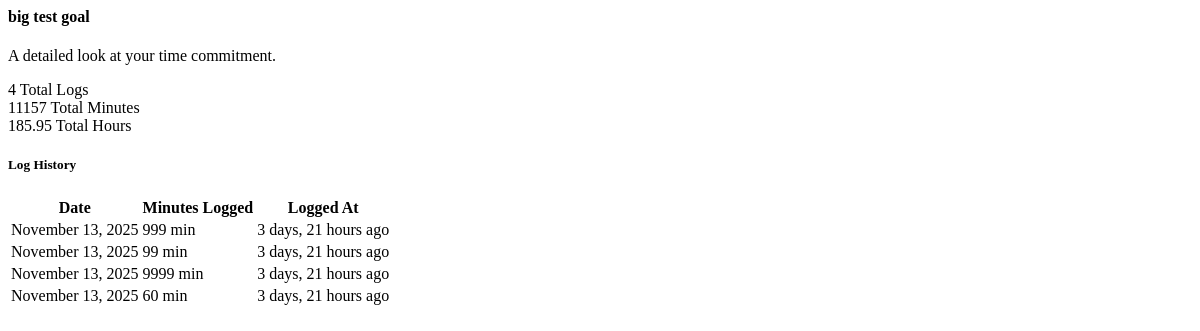
/dashboard/goals/2/reflection/ (signed in), run on an earlier commit of the app's database.
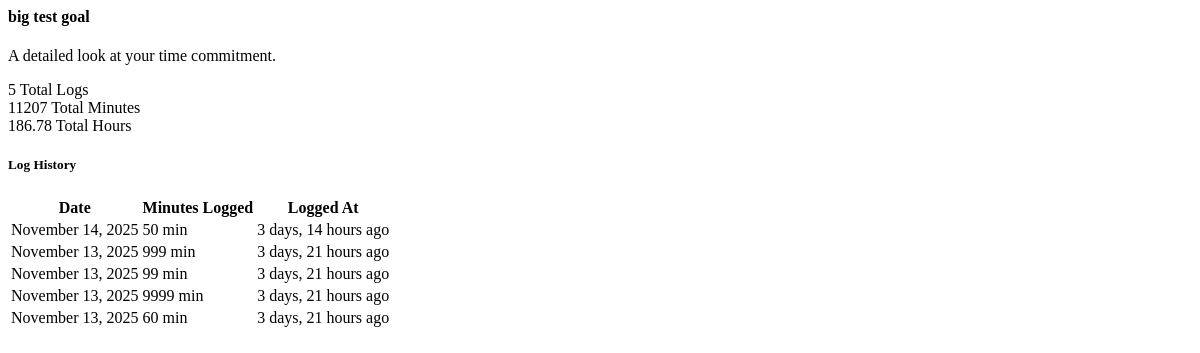
And on a later commit of the database.
### dashboard/models.py (models this page shows, shortened)
class BaseTimeLog(models.Model):
    log_date = models.DateField(default=timezone.now)
    minutes = models.IntegerField(
        validators=[MinValueValidator(1)],
        help_text="Time spent in minutes for this log"
    )
    notes = models.TextField(blank=True, null=True, help_text="Optional notes for this log")
    created_at = models.DateTimeField(auto_now_add=True)
    class Meta:
        abstract = True # This makes it a template
        ordering = ['-log_date', '-created_at']

class PersonalTimeLog(BaseTimeLog):
    goal = models.ForeignKey(
        PersonalGoal,
        on_delete=models.CASCADE,
        related_name='time_logs'
    )
    user = models.ForeignKey(
        settings.AUTH_USER_MODEL,
        on_delete=models.CASCADE,
        related_name='personal_time_log'
    )
    class Meta:
        db_table = 'dashboard_timelog' # Assumes 'dashboard' is your app name

### dashboard/views.py (the view)
# urls.py: path('goals/<int:goal_id>/reflection/', views.goal_reflection_fragment, name='goal_reflection_fragment'),
@login_required
def goal_reflection_fragment(request, goal_id):
    goal = get_object_or_404(PersonalGoal, id=goal_id, user=request.user)
    time_logs = goal.time_logs.all().order_by('-log_date', '-created_at')
    total_logs = time_logs.count()
    total_minutes = sum(log.minutes for log in time_logs)
    total_hours = total_minutes / 60.0
    context = {
        'goal': goal,
        'time_logs': time_logs,
        'total_logs': total_logs,
        'total_minutes': total_minutes,
        'total_hours': total_hours,
    }
    return render(request, 'dashboard/fragments/goal_reflection_fragment.html', context)

### users/context_processors.py (called while the page is built)
def unread_notifications(request):
    if request.user.is_authenticated:
        notifications = Notification.objects.filter(
            user=request.user,
            is_read=False
        )
        return {
            'unread_notifications': notifications,
            'unread_notification_count': notifications.count()
        }
    return {}

### templates/dashboard/fragments/goal_reflection_fragment.html (shortened to what this page needs)
<div class="reflection-content">
    <h4 class="text-2xl font-bold text-gray-900 mb-2">{{ goal.title }}</h4>
    <p class="text-sm text-gray-600 mb-6">A detailed look at your time commitment.</p>
    <div class="grid grid-cols-1 md:grid-cols-3 gap-4 mb-6">
        <div class="p-4 bg-indigo-50 rounded-lg text-center shadow-sm">
            <span class="block text-2xl font-bold text-indigo-700">{{ total_logs }}</span>
            <span class="text-sm font-medium text-indigo-600">Total Logs</span>
        </div>
        <div class="p-4 bg-green-50 rounded-lg text-center shadow-sm">
            <span class="block text-2xl font-bold text-green-700">{{ total_minutes }}</span>
            <span class="text-sm font-medium text-green-600">Total Minutes</span>
        </div>
        <div class="p-4 bg-blue-50 rounded-lg text-center shadow-sm">
            <span class="block text-2xl font-bold text-blue-700">{{ total_hours|floatformat:2 }}</span>
            <span class="text-sm font-medium text-blue-600">Total Hours</span>
        </div>
    </div>
    <h5 class="text-lg font-semibold text-gray-800 mb-3">Log History</h5>
    {% if time_logs %}
        <div class="overflow-y-auto max-h-80 border border-gray-200 rounded-lg">
            <table class="min-w-full divide-y divide-gray-200">
                <thead class="bg-gray-50 sticky top-0">
                    <tr>
                        <th scope="col" class="px-6 py-3 text-left text-xs font-medium text-gray-500 uppercase tracking-wider">
                            Date
                        </th>
                        <th scope="col" class="px-6 py-3 text-left text-xs font-medium text-gray-500 uppercase tracking-wider">
                            Minutes Logged
                        </th>
                        <th scope="col" class="px-6 py-3 text-left text-xs font-medium text-gray-500 uppercase tracking-wider">
                            Logged At
                        </th>
                    </tr>
                </thead>
                <tbody class="bg-white divide-y divide-gray-200">
                    {% for log in time_logs %}
                        <tr>
                            <td class="px-6 py-4 whitespace-nowrap text-sm font-medium text-gray-900">
                                {{ log.log_date|date:"F d, Y" }}
                            </td>
                            <td class="px-6 py-4 whitespace-nowrap text-sm text-gray-700">
                                {{ log.minutes }} min
                            </td>
                            <td class="px-6 py-4 whitespace-nowrap text-sm text-gray-500" title="{{ log.created_at|date:"F d, Y, P" }}">
                                {{ log.created_at|timesince }} ago
                            </td>
                        </tr>
                    {% empty %}
                        <tr>
                            <td colspan="3" class="px-6 py-4 text-center text-gray-500">
                                No logs found.
                            </td>
                        </tr>
                    {% endfor %}
                </tbody>
            </table>
        </div>
    {% else %}
        <div class="p-4 text-center bg-gray-50 rounded-lg border border-gray-200">
            <p class="text-gray-600">You haven't logged any time for this goal yet.</p>
        </div>
    {% endif %}
</div>

What changed in the data, as far as the page shows it:
added PersonalTimeLog: log_date "November 14, 2025", minutes "50", created_at "3 days, 14 hours"
Also different on the page:
{{ total_logs }}: "4" → "5"
{{ total_minutes }}: "11157" → "11207"
{{ total_hours|floatformat:2 }}: "185.95" → "186.78"
